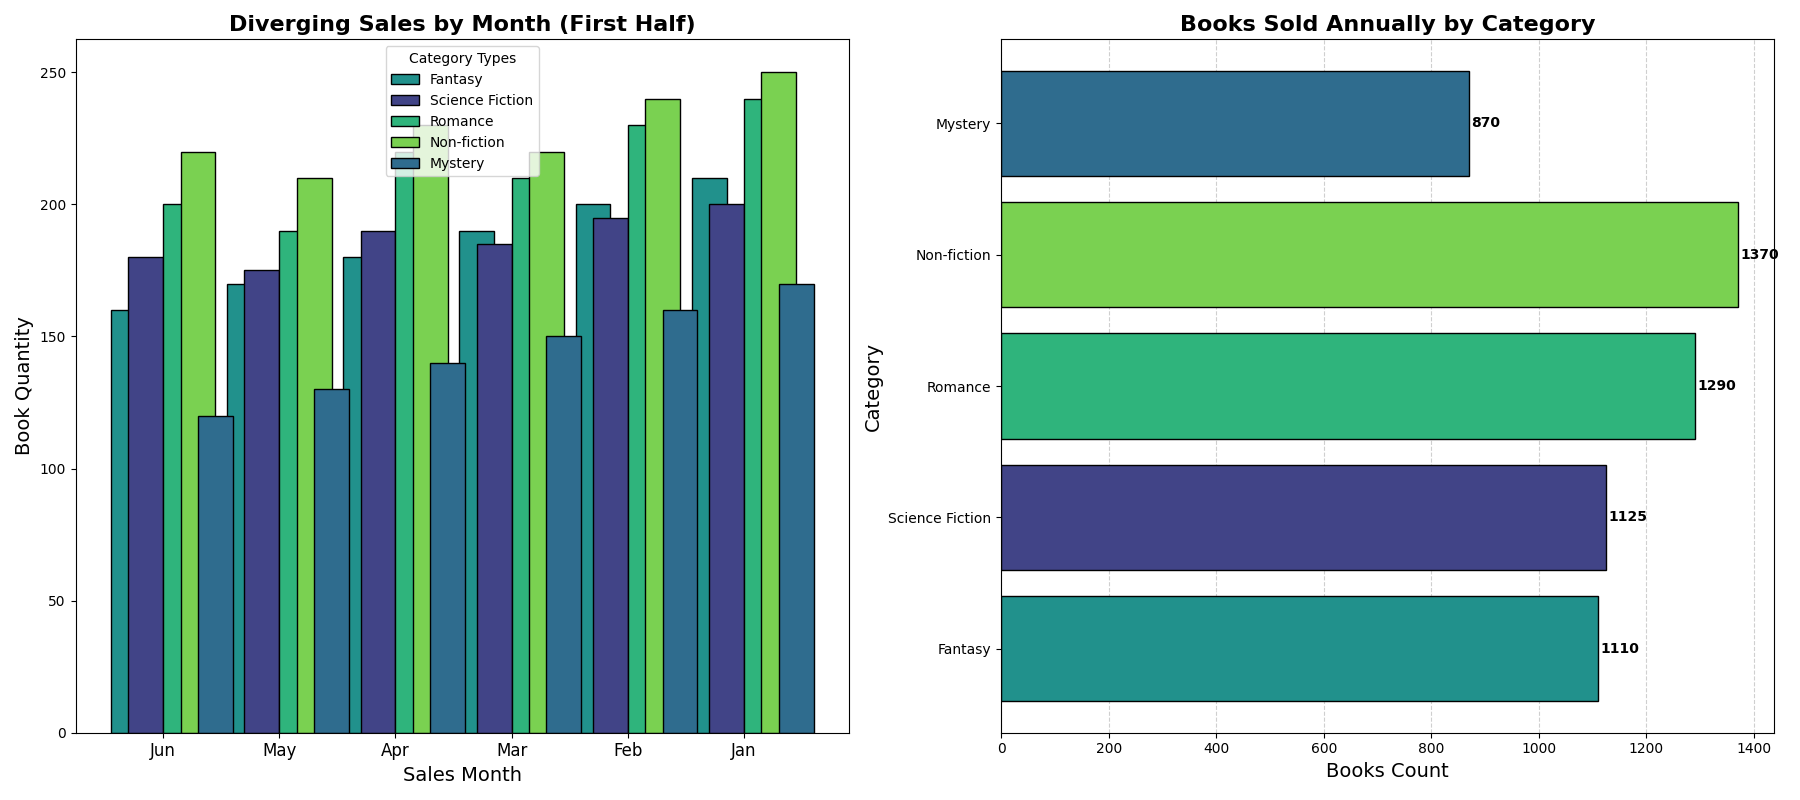

The script that drew this image:
import matplotlib.pyplot as plt
import numpy as np

genres = ['Fantasy', 'Science Fiction', 'Romance', 'Non-fiction', 'Mystery']
monthly_sales = np.array([
    [160, 170, 180, 190, 200, 210],
    [180, 175, 190, 185, 195, 200],
    [200, 190, 220, 210, 230, 240],
    [220, 210, 230, 220, 240, 250],
    [120, 130, 140, 150, 160, 170]
])

months = ['Jun', 'May', 'Apr', 'Mar', 'Feb', 'Jan']
colors = plt.cm.viridis(np.linspace(0.2, 0.8, len(genres)))
shuffled_colors = [colors[2], colors[0], colors[3], colors[4], colors[1]]

fig, (ax2, ax1) = plt.subplots(1, 2, figsize=(18, 8))

# Yearly sales bar plot
yearly_sales = monthly_sales.sum(axis=1)
bars = ax1.barh(genres, yearly_sales, color=shuffled_colors, edgecolor='black')
ax1.set_title('Books Sold Annually by Category', fontsize=16, fontweight='bold')
ax1.set_xlabel('Books Count', fontsize=14)
ax1.set_ylabel('Category', fontsize=14)
ax1.xaxis.grid(True, linestyle='--', alpha=0.6)
ax1.set_axisbelow(True)

for bar in bars:
    width = bar.get_width()
    ax1.text(width + 5, bar.get_y() + bar.get_height() / 2, f'{int(width)}',
             va='center', fontsize=10, color='black', weight='bold')

# Diverging bar plot for monthly sales
x = np.arange(len(months))
width = 0.3

half_idx = len(genres) // 2
for i in range(half_idx):
    ax2.bar(x - (half_idx - i) * width/2, monthly_sales[i], width, label=genres[i],
            color=shuffled_colors[i], edgecolor='black')

for i in range(half_idx, len(genres)):
    ax2.bar(x + (i - half_idx + 1) * width/2, monthly_sales[i], width, label=genres[i],
            color=shuffled_colors[i], edgecolor='black')

ax2.set_title('Diverging Sales by Month (First Half)', fontsize=16, fontweight='bold')
ax2.set_xlabel('Sales Month', fontsize=14)
ax2.set_ylabel('Book Quantity', fontsize=14)
ax2.set_xticks(x)
ax2.set_xticklabels(months, fontsize=12)
ax2.legend(title='Category Types', fontsize=10, loc='upper center')

plt.tight_layout()
plt.show()
